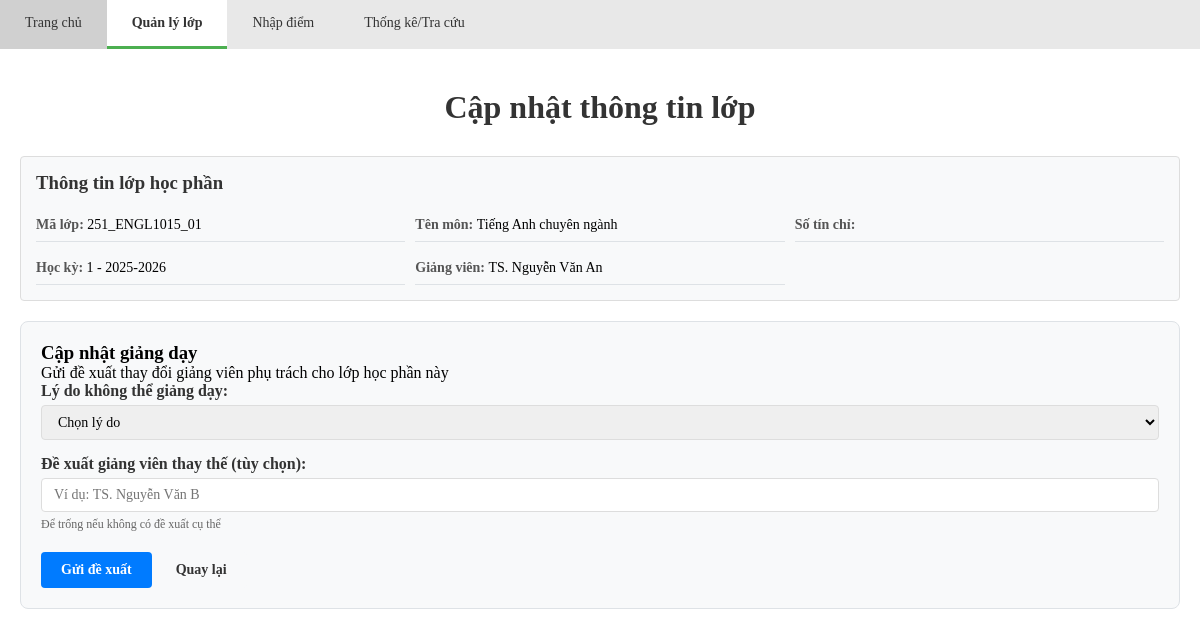
Screenshot of /index.php?page=quan_ly_lop&action=edit&id=251_ENGL1015_01 with the database file from the repository.
### tables this page shows
CREATE TABLE LopHocPhan (
    MaLopHocPhan VARCHAR(25) PRIMARY KEY,
    TenMonHoc VARCHAR(100) NOT NULL,
    HocKy TINYINT CHECK (HocKy IN (1, 2)),
    NamHoc CHAR(9),
    GiangVienPhuTrach VARCHAR(100) NOT NULL,
    TrangThaiLop VARCHAR(20) CHECK (TrangThaiLop IN ('hoạt động', 'đã xóa')),
    LyDoCapNhatXoa VARCHAR(255)
);

### modules/quan_ly_lop.php (the view, shortened to what this page needs)
<?php
$action = $_GET['action'] ?? 'list';
$edit_class = null;
if ($action === 'edit' && isset($_GET['id'])) {
    try {
        $stmt = $pdo->prepare("SELECT * FROM LopHocPhan WHERE MaLopHocPhan = :id AND TrangThaiLop = 'hoạt động'");
        $stmt->execute([':id' => $_GET['id']]);
        $edit_class = $stmt->fetch();
    } catch (Exception $e) {
        $error_message = "Lỗi: " . $e->getMessage();
        $action = 'list';
    }
}
try {
    $where_conditions = ["TrangThaiLop = 'hoạt động'"];
    $params = [];
    $where_clause = implode(' AND ', $where_conditions);
    $sql = "SELECT * FROM LopHocPhan WHERE {$where_clause} ORDER BY MaLopHocPhan";
    $stmt = $pdo->prepare($sql);
    $stmt->execute($params);
    $classes = $stmt->fetchAll();
} catch (Exception $e) {
    $error_message = "Lỗi: " . $e->getMessage();
    $classes = [];
}
?>
<?php if ($action === 'edit' && $edit_class): ?>
    <h1>Cập nhật thông tin lớp</h1>
    <div style="background: #f8f9fa; padding: 15px; border: 1px solid #ddd; margin-bottom: 20px; border-radius: 4px; font-family: 'Times New Roman', Tahoma, Geneva, Verdana, sans-serif;">
        <h3 style="margin: 0 0 15px 0; color: #333; font-family: 'Times New Roman', Tahoma, Geneva, Verdana, sans-serif;">Thông tin lớp học phần</h3>
        <div style="display: grid; grid-template-columns: repeat(auto-fit, minmax(300px, 1fr)); gap: 10px; font-size: 14px; font-family: 'Times New Roman', Tahoma, Geneva, Verdana, sans-serif;">
            <div style="padding: 8px 0; border-bottom: 1px solid #dee2e6;">
                <span style="font-weight: bold; color: #555;">Mã lớp: </span>
                <span><?= htmlspecialchars($edit_class['MaLopHocPhan']) ?></span>
            </div>
            <div style="padding: 8px 0; border-bottom: 1px solid #dee2e6;">
                <span style="font-weight: bold; color: #555;">Tên môn: </span>
                <span><?= htmlspecialchars($edit_class['TenMonHoc']) ?></span>
            </div>
            <div style="padding: 8px 0; border-bottom: 1px solid #dee2e6;">
                <span style="font-weight: bold; color: #555;">Số tín chỉ: </span>
            </div>
            <div style="padding: 8px 0; border-bottom: 1px solid #dee2e6;">
                <span style="font-weight: bold; color: #555;">Học kỳ: </span>
                <span><?= htmlspecialchars($edit_class['HocKy']) ?> - <?= htmlspecialchars($edit_class['NamHoc']) ?></span>
            </div>
            <div style="padding: 8px 0; border-bottom: 1px solid #dee2e6;">
                <span style="font-weight: bold; color: #555;">Giảng viên: </span>
                <span><?= htmlspecialchars($edit_class['GiangVienPhuTrach']) ?></span>
            </div>
        </div>
    </div>
    <div class="form-container">
        <h3>Cập nhật giảng dạy</h3>
        <p>Gửi đề xuất thay đổi giảng viên phụ trách cho lớp học phần này</p>
        <form method="POST" action="">
            <div class="form-group">
                <label for="ly_do_chon">Lý do không thể giảng dạy:</label>
                <select id="ly_do_chon" name="ly_do_chon" required onchange="toggleChiTiet()">
                    <option value="">Chọn lý do</option>
                </select>
            </div>
            <div class="form-group">
                <label for="giang_vien_thay_the">Đề xuất giảng viên thay thế (tùy chọn):</label>
                <input type="text" id="giang_vien_thay_the" name="giang_vien_thay_the"
                       placeholder="Ví dụ: TS. Nguyễn Văn B">
                <small style="color: #666; font-size: 12px;">Để trống nếu không có đề xuất cụ thể</small>
            </div>
            <div style="margin-top: 20px;">
                <button type="submit" name="cap_nhat_giang_day" class="btn btn-primary">Gửi đề xuất</button>
                <a href="index.php?page=quan_ly_lop" class="btn">Quay lại</a>
            </div>
        </form>
    </div>
<?php endif; ?>

### assests/style.css (style rules this page uses)
* { margin: 0; padding: 0; box-sizing: border-box; }
body { font-family: 'Times New Roman', Tahoma, Geneva, Verdana, sans-serif; background-color: #f5f5f5; }
a { text-decoration: none !important; }
h1 { text-align: center; font-size: 32px; margin-bottom: 30px; color: #333; font-weight: 600; }
.btn { padding: 6px 12px; border: none; border-radius: 3px; cursor: pointer; font-size: 13px; transition: opacity 0.3s; text-decoration: none; font-family: 'Times New Roman', Tahoma, Geneva, Verdana, sans-serif; }
.btn { padding: 8px 16px; background-color: #f8f9fa; border: 1px solid #ccc; cursor: pointer; font-size: 14px; color: #333; text-decoration: none; font-family: 'Times New Roman', Tahoma, Geneva, Verdana, sans-serif; }
.btn-primary { background-color: #007bff; color: white; border-color: #007bff; text-decoration: none; }
.form-group { margin-bottom: 15px; }
.form-container { background: #f8f9fa; padding: 20px; border-radius: 8px; margin: 20px 0; border: 1px solid #dee2e6; }
.form-group label { display: block; margin-bottom: 5px; font-weight: bold; color: #333; }
.form-group input, .form-group select, .form-group textarea { width: 100%; padding: 8px 12px; border: 1px solid #ddd; border-radius: 4px; font-size: 14px; font-family: inherit; }
.btn { padding: 10px 20px; border: none; border-radius: 4px; cursor: pointer; font-size: 14px; font-weight: bold; text-decoration: none; display: inline-block; transition: background-color 0.3s; font-family: 'Times New Roman', Tahoma, Geneva, Verdana, sans-serif; }
.btn-primary { background-color: #007bff; color: white; }
.form-group small { display: block; margin-top: 5px; font-size: 12px; color: #666; }

### rows the page displays
lophocphan: MaLopHocPhan "251_ENGL1015_01", TenMonHoc "Tiếng Anh chuyên ngành", HocKy "1", NamHoc "2025-2026", GiangVienPhuTrach "TS. Nguyễn Văn An"
